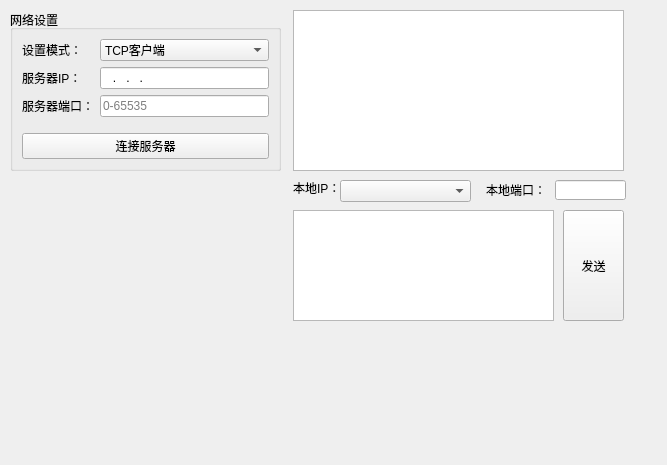
<?xml version="1.0" encoding="UTF-8"?>
<ui version="4.0">
 <class>NetAssistWidget</class>
 <widget class="QWidget" name="NetAssistWidget">
  <property name="geometry">
   <rect>
    <x>0</x>
    <y>0</y>
    <width>667</width>
    <height>465</height>
   </rect>
  </property>
  <property name="windowTitle">
   <string>Form</string>
  </property>
  <widget class="QGroupBox" name="groupBox">
   <property name="geometry">
    <rect>
     <x>10</x>
     <y>10</y>
     <width>271</width>
     <height>161</height>
    </rect>
   </property>
   <property name="title">
    <string>网络设置</string>
   </property>
   <layout class="QVBoxLayout" name="verticalLayout">
    <item>
     <layout class="QFormLayout" name="formLayout">
      <item row="0" column="0">
       <widget class="QLabel" name="Label">
        <property name="text">
         <string>设置模式：</string>
        </property>
       </widget>
      </item>
      <item row="0" column="1">
       <widget class="QComboBox" name="cb_mode">
        <item>
         <property name="text">
          <string>TCP客户端</string>
         </property>
        </item>
        <item>
         <property name="text">
          <string>TCP服务端</string>
         </property>
        </item>
        <item>
         <property name="text">
          <string>UDP</string>
         </property>
        </item>
       </widget>
      </item>
      <item row="1" column="0">
       <widget class="QLabel" name="iPLabel">
        <property name="text">
         <string>服务器IP：</string>
        </property>
       </widget>
      </item>
      <item row="1" column="1">
       <widget class="QLineEdit" name="edit_ip">
        <property name="inputMask">
         <string>000.000.000.000</string>
        </property>
       </widget>
      </item>
      <item row="2" column="0">
       <widget class="QLabel" name="Label_2">
        <property name="text">
         <string>服务器端口：</string>
        </property>
       </widget>
      </item>
      <item row="2" column="1">
       <widget class="QLineEdit" name="edit_target_port">
        <property name="inputMask">
         <string>99999</string>
        </property>
        <property name="placeholderText">
         <string>0-65535</string>
        </property>
       </widget>
      </item>
     </layout>
    </item>
    <item>
     <widget class="QPushButton" name="btn_connect">
      <property name="text">
       <string>连接服务器</string>
      </property>
      <property name="icon">
       <iconset resource="resource.qrc">
        <normaloff>:/icon/disc</normaloff>:/icon/disc</iconset>
      </property>
     </widget>
    </item>
   </layout>
  </widget>
  <widget class="QTextEdit" name="textEdit">
   <property name="geometry">
    <rect>
     <x>293</x>
     <y>10</y>
     <width>331</width>
     <height>161</height>
    </rect>
   </property>
  </widget>
  <widget class="QTextEdit" name="textEdit_2">
   <property name="geometry">
    <rect>
     <x>293</x>
     <y>210</y>
     <width>261</width>
     <height>111</height>
    </rect>
   </property>
  </widget>
  <widget class="QPushButton" name="pushButton">
   <property name="geometry">
    <rect>
     <x>563</x>
     <y>210</y>
     <width>61</width>
     <height>111</height>
    </rect>
   </property>
   <property name="text">
    <string>发送</string>
   </property>
  </widget>
  <widget class="QLabel" name="label">
   <property name="geometry">
    <rect>
     <x>293</x>
     <y>180</y>
     <width>54</width>
     <height>16</height>
    </rect>
   </property>
   <property name="text">
    <string>本地IP：</string>
   </property>
  </widget>
  <widget class="QComboBox" name="comboBox">
   <property name="geometry">
    <rect>
     <x>340</x>
     <y>180</y>
     <width>131</width>
     <height>22</height>
    </rect>
   </property>
  </widget>
  <widget class="QLabel" name="label_2">
   <property name="geometry">
    <rect>
     <x>486</x>
     <y>180</y>
     <width>61</width>
     <height>20</height>
    </rect>
   </property>
   <property name="text">
    <string>本地端口：</string>
   </property>
  </widget>
  <widget class="QLineEdit" name="lineEdit">
   <property name="geometry">
    <rect>
     <x>555</x>
     <y>180</y>
     <width>71</width>
     <height>20</height>
    </rect>
   </property>
  </widget>
 </widget>
 <resources>
  <include location="resource.qrc"/>
 </resources>
 <connections/>
</ui>
